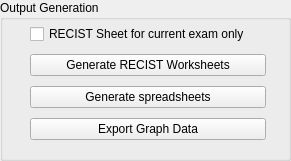
     <widget class="QGroupBox" name="groupBox">
      <property name="geometry">
       <rect>
        <x>20</x>
        <y>310</y>
        <width>291</width>
        <height>161</height>
       </rect>
      </property>
      <property name="title">
       <string>Output Generation</string>
      </property>
      <widget class="QWidget" name="verticalLayoutWidget_2">
       <property name="geometry">
        <rect>
         <x>30</x>
         <y>20</y>
         <width>236</width>
         <height>127</height>
        </rect>
       </property>
       <layout class="QVBoxLayout" name="verticalLayout_3">
        <item>
         <widget class="QCheckBox" name="singleSheet">
          <property name="text">
           <string>RECIST Sheet for current exam only</string>
          </property>
         </widget>
        </item>
        <item>
         <widget class="QPushButton" name="generateRECIST">
          <property name="text">
           <string>Generate RECIST Worksheets</string>
          </property>
         </widget>
        </item>
        <item>
         <widget class="QPushButton" name="generateSpreadsheets">
          <property name="text">
           <string>Generate spreadsheets</string>
          </property>
         </widget>
        </item>
        <item>
         <widget class="QPushButton" name="exportPlotData">
          <property name="text">
           <string>Export Graph Data</string>
          </property>
         </widget>
        </item>
       </layout>
      </widget>
     </widget>
